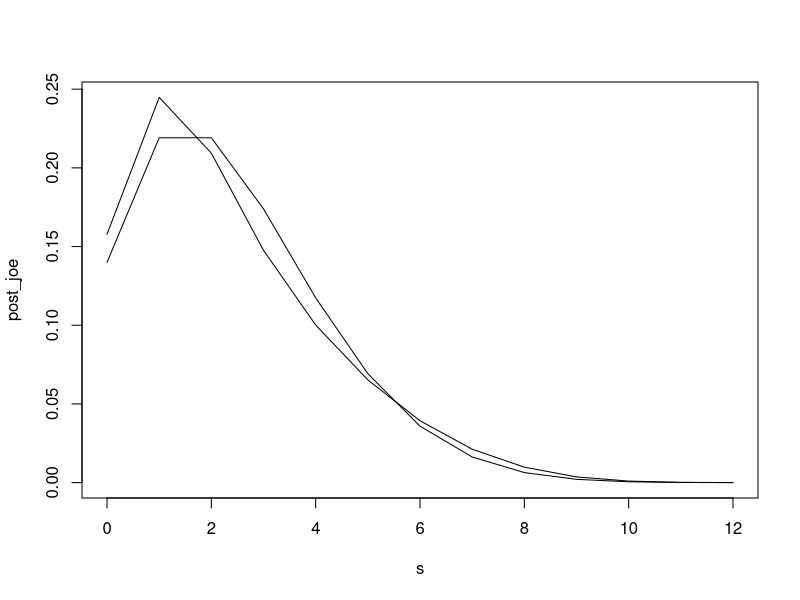

The R script that drew this image:
# A2.9:1
library(LearnBayes)
p = seq(0, 1, length=9)
prior = c(0.001, 0.001, 0.95, 0.008, 0.008, 0.008, 0.008, 0.008, 0.008)
data = c(6,4)
post = pdisc(p, prior, data)
post[3]  # prob of no esp

#####################
# A2.9:4
p = seq(0,1,length=11)
prior_joe = c(0, 0.5, 0.2, 0.2, 0.05, 0.05, 0, 0, 0, 0, 0)
mean_joe = sum(p*prior_joe)
var_joe = sum(prior_joe*(p-mean_joe)^2)
std_joe = sqrt(var_joe)

alpha = 3
beta = 12
mean_sam = alpha/(alpha+beta)
var_sam = alpha*beta/((alpha+beta)^2*(alpha+beta+1))
std_sam = sqrt(var_sam)

#a) similar mean and variance

s = seq(0,12)
post_joe = pdiscp(p, prior_joe, 12, s)
plot(s, post_joe,  'l')
post_sam = pbetap(c(alpha, beta), 12, s)
lines(s, post_sam)
#####################
